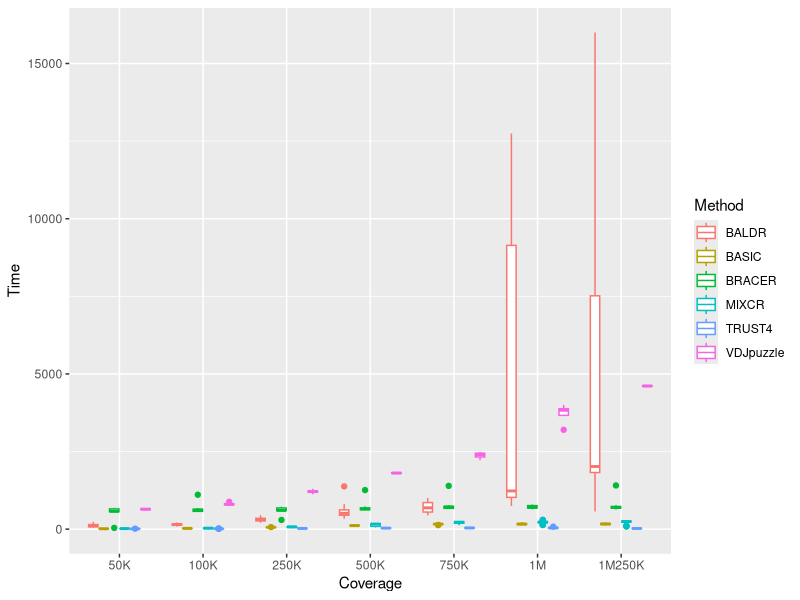

Write the R code that produced this figure. (Note: this script raises an error after producing the figure.)
#Reproduction supplementary figure 8

library(ggplot2)
library(tidyr)
library(plyr)
library(ggplot2)

#input file is within this folder
time_exec <- read.table("Time_Execution_Methods_TT_plus_Linda.txt",header=T)
#names(time_exec)[8] <- "cov1mln.250k"
long_df <- time_exec
#long_df <- time_exec %>%  gather(coverage, time, cov50k:cov1mln.250k)
#long_df <- time_exec %>%  gather(coverage, time, Method)

head(long_df)
long_df$Time <- as.numeric(long_df$Time)
long_df$Coverage <- factor(long_df$Coverage, levels=c("50K", "100K", "250K", "500K", "750K", "1M", "1M250K"))
long_df$Read_Length <- factor(long_df$Read_Length, levels=c("25bp", "50bp", "75bp", "100bp"))
head(long_df)

long_df_25bp <- subset(long_df, Read_Length  == "100bp")
head(long_df_25bp)

p<-ggplot(long_df_25bp, aes(x=Coverage, y=Time, color=Method)) +
  geom_boxplot()

p1 <- p+scale_y_continuous(trans = log2_trans(),
                     breaks = trans_breaks("log2", function(x) 2^x),
                     labels = trans_format("log2", math_format(2^.x)))

p1+ theme(axis.text=element_text(size=18),
          axis.title=element_text(size=18,face="bold"))+  theme(plot.title = element_text(hjust = 0.5))+theme(axis.text=element_text(size=14),axis.title=element_text(size=14,face="bold"))+ggtitle("")+ xlab("") + ylab("Time (Seconds)") +theme(text=element_text(size=15))+theme(axis.text.x = element_text(face="bold", color="#000001")) + theme(axis.text.y = element_text(face="bold", color="#000001"))+theme(text = element_text(size = 18, face="bold"))+theme(axis.title.y = element_text(size = 18))+theme(legend.text = element_text(size = 18,face="plain"))+theme(legend.title = element_text(size = 18))


